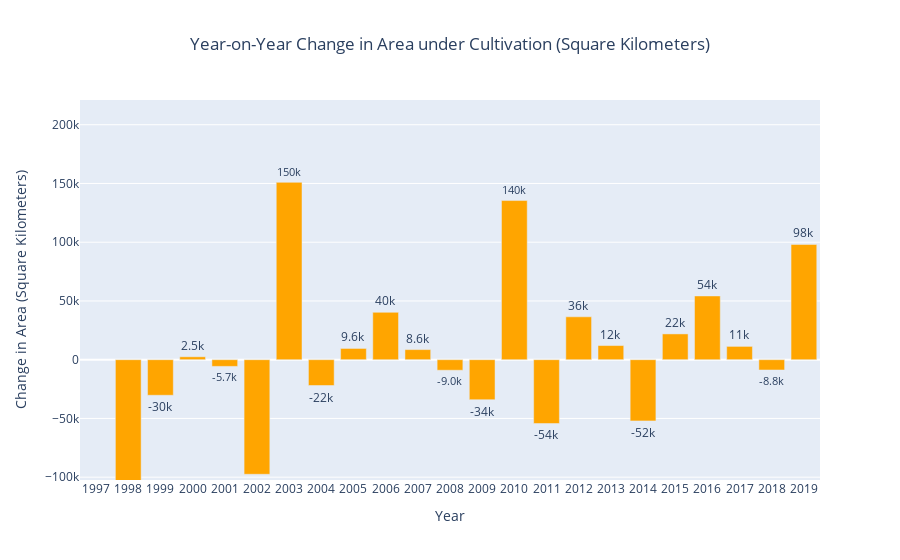

Notebook code cell kept with this figure:
### Markdown cell above
## Bar chart

### Code cell
import plotly.express as px

year_on_year_change_df = year_on_year_change.reset_index()

fig = px.bar(
    year_on_year_change_df, 
    x='Year', 
    y='Area(HEC)',  
    title='Year-on-Year Change in Area under Cultivation (Square Kilometers)',
    labels={'Area(HEC)': 'Change in Area (Square Kilometers)'}, 
    text='Area(HEC)'  
)
fig.update_traces(marker_color='orange', texttemplate='%{text:.2s}', textposition='outside')
fig.update_layout(
    xaxis_title='Year',
    yaxis_title='Change in Area (Square Kilometers)',
    xaxis={'tickmode':'array', 'tickvals':year_on_year_change_df['Year']},
    yaxis=dict(title='Change in Area (Square Kilometers)'),
    title_x=0.5
)

# Show the figure
fig.show()

### Figure 1 — Plotly figure (JSON) as saved in the notebook; plotly's stock layout.template omitted (floating-point values rounded to 4 significant figures)
{"data": [{"alignmentgroup": "True", "hovertemplate": "Year=%{x}<br>Change in Area (Square Kilometers)=%{text}<extra></extra>", "legendgroup": "", "marker": {"color": "orange", "pattern": {"shape": ""}}, "name": "", "offsetgroup": "", "orientation": "v", "showlegend": false, "text": [null, -140100.0, -30270.0, 2493.0, -5703.0, -97530.0, 151000.0, -21970.0, 9569.0, 40320.0, 8594.0, -8973.0, -34030.0, 135500.0, -54300.0, 36490.0, 12040.0, -52080.0, 21950.0, 54260.0, 11330.0, -8767.0, 98090.0], "textposition": "outside", "texttemplate": "%{text:.2s}", "type": "bar", "x": [1997, 1998, 1999, 2000, 2001, 2002, 2003, 2004, 2005, 2006, 2007, 2008, 2009, 2010, 2011, 2012, 2013, 2014, 2015, 2016, 2017, 2018, 2019], "xaxis": "x", "y": [null, -140100.0, -30270.0, 2493.0, -5703.0, -97530.0, 151000.0, -21970.0, 9569.0, 40320.0, 8594.0, -8973.0, -34030.0, 135500.0, -54300.0, 36490.0, 12040.0, -52080.0, 21950.0, 54260.0, 11330.0, -8767.0, 98090.0], "yaxis": "y"}], "layout": {"autosize": true, "barmode": "relative", "dragmode": "pan", "legend": {"tracegroupgap": 0}, "title": {"text": "Year-on-Year Change in Area under Cultivation (Square Kilometers)", "x": 0.5}, "xaxis": {"anchor": "y", "autorange": false, "domain": [0, 1], "range": [1996.0, 2020.0], "tickmode": "array", "tickvals": [1997, 1998, 1999, 2000, 2001, 2002, 2003, 2004, 2005, 2006, 2007, 2008, 2009, 2010, 2011, 2012, 2013, 2014, 2015, 2016, 2017, 2018, 2019], "title": {"text": "Year"}, "type": "linear"}, "yaxis": {"anchor": "x", "autorange": false, "domain": [0, 1], "range": [-102400.0, 221100.0], "title": {"text": "Change in Area (Square Kilometers)"}, "type": "linear"}}}
